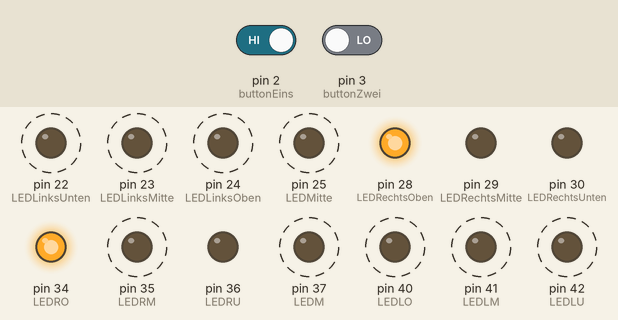
A sketch run on a simulated Arduino Mega 2560, built with avr-gcc and run on an emulated ATmega2560. Parts: output pins drawn as LEDs (lit = HIGH). Dashed ring = blinking. The test bench sets the inputs (shaded band); at power-on: pin 2 (buttonEins) HIGH, pin 3 (buttonZwei) LOW. Random numbers use the default seed unless the sketch sets one.

Above: at 4.85 s.
4.9 s: pin 2 (buttonEins) driven LOW and pin 3 (buttonZwei) driven HIGH
At 6.0 s:
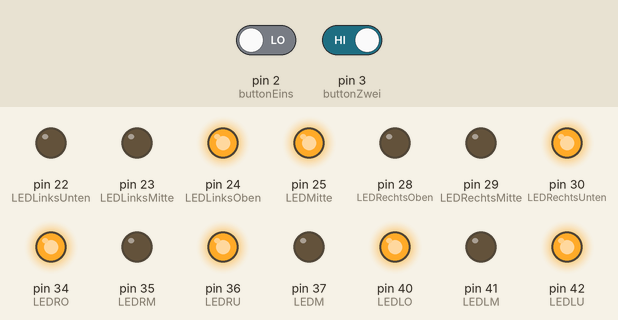
10.8 s: pin 2 (buttonEins) driven HIGH
At 11.6 s:
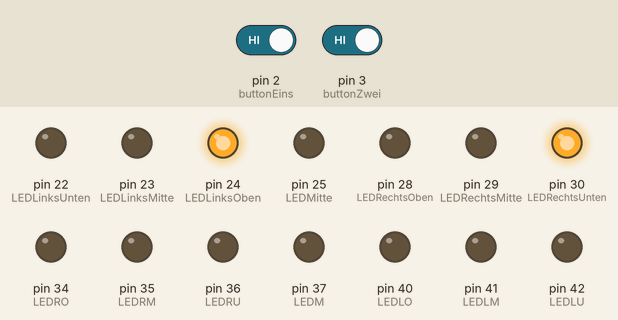
At 15.22 s:
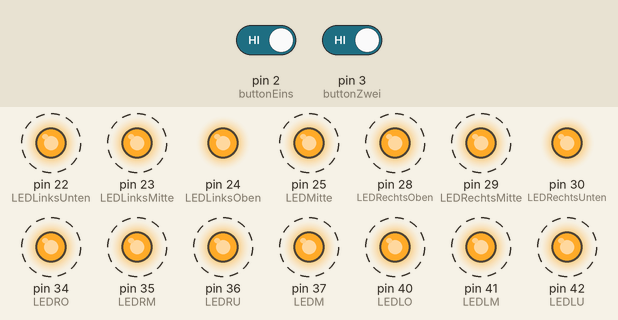
17.2 s: pin 3 (buttonZwei) driven LOW
20.7 s: pin 2 (buttonEins) driven LOW
26.3 s: pin 3 (buttonZwei) driven HIGH
Timing chart, 0 to 54.8 s (numbered marks = the images above; inputs shaded):
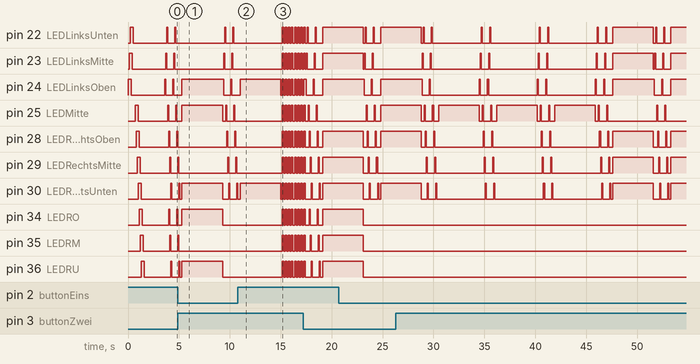

Measured:
- after the input at 10.8 s, pin 34 (LEDRO), pin 35 (LEDRM), pin 36 (LEDRU), pin 37 (LEDM), pin 40 (LEDLO), pin 41 (LEDLM), pin 42 (LEDLU): alternates HIGH for 0.15 s and LOW for 0.15 s, starting after 4.4 s

The sketch:

RandomCubeNumber.ino
```cpp
#include "auslagern.h"

void setup() {
  pinMode(LEDLinksUnten, OUTPUT);
  pinMode(LEDLinksMitte, OUTPUT);
  pinMode(LEDLinksOben, OUTPUT);
  pinMode(LEDMitte, OUTPUT);
  pinMode(LEDRechtsOben, OUTPUT);
  pinMode(LEDRechtsMitte, OUTPUT);
  pinMode(LEDRechtsUnten, OUTPUT);

  pinMode(LEDLU, OUTPUT);
  pinMode(LEDLM, OUTPUT);
  pinMode(LEDLO, OUTPUT);
  pinMode(LEDM, OUTPUT);
  pinMode(LEDRO, OUTPUT);
  pinMode(LEDRM, OUTPUT);
  pinMode(LEDRU, OUTPUT);

  pinMode(buttonEins, INPUT);
  pinMode(buttonZwei, INPUT);

  randomSeed(analogRead(0));

  Start();
}

void loop() {
    while(digitalRead(buttonEins) == HIGH && digitalRead(buttonZwei) == HIGH){
      Ruhemodus();
    }
    if (digitalRead(buttonEins) == LOW){
      WuerfelEinsWuerfelt();
      ZahlEinsLeuchtet();
    }
    if(digitalRead(buttonZwei) == LOW){
      BeideWuerfeln();
      ZahlZweiLeuchtet();
    }

}
```

auslagern.cpp
```cpp
#include "Arduino.h"
#include "auslagern.h"

void aus(){
  digitalWrite(LEDLinksUnten, LOW);
  digitalWrite(LEDLinksMitte, LOW);
  digitalWrite(LEDLinksOben, LOW);
  digitalWrite(LEDMitte, LOW);
  digitalWrite(LEDRechtsOben, LOW);
  digitalWrite(LEDRechtsMitte, LOW);
  digitalWrite(LEDRechtsUnten, LOW);
}
void out(){
  digitalWrite(LEDLU, LOW);
  digitalWrite(LEDLM, LOW);
  digitalWrite(LEDLO, LOW);
  digitalWrite(LEDM, LOW);
  digitalWrite(LEDRO, LOW);
  digitalWrite(LEDRM, LOW);
  digitalWrite(LEDRU, LOW);
}
void eins(){
  digitalWrite(LEDLinksUnten, LOW);
  digitalWrite(LEDLinksMitte, LOW);
  digitalWrite(LEDLinksOben, LOW);
  digitalWrite(LEDMitte, HIGH);
  digitalWrite(LEDRechtsOben, LOW);
  digitalWrite(LEDRechtsMitte, LOW);
  digitalWrite(LEDRechtsUnten, LOW);
}
void zwei(){
  digitalWrite(LEDLinksUnten, LOW);
  digitalWrite(LEDLinksMitte, LOW);
  digitalWrite(LEDLinksOben, HIGH);
  digitalWrite(LEDMitte, LOW);
  digitalWrite(LEDRechtsOben, LOW);
  digitalWrite(LEDRechtsMitte, LOW);
  digitalWrite(LEDRechtsUnten, HIGH);
}
void drei(){
  digitalWrite(LEDLinksUnten, LOW);
  digitalWrite(LEDLinksMitte, LOW);
  digitalWrite(LEDLinksOben, HIGH);
  digitalWrite(LEDMitte, HIGH);
  digitalWrite(LEDRechtsOben, LOW);
  digitalWrite(LEDRechtsMitte, LOW);
  digitalWrite(LEDRechtsUnten, HIGH);
}
void vier(){
  digitalWrite(LEDLinksUnten, HIGH);
  digitalWrite(LEDLinksMitte, LOW);
  digitalWrite(LEDLinksOben, HIGH);
  digitalWrite(LEDMitte, LOW);
  digitalWrite(LEDRechtsOben, HIGH);
  digitalWrite(LEDRechtsMitte, LOW);
  digitalWrite(LEDRechtsUnten, HIGH);
}
void fuenf(){
  digitalWrite(LEDLinksUnten, HIGH);
  digitalWrite(LEDLinksMitte, LOW);
  digitalWrite(LEDLinksOben, HIGH);
  digitalWrite(LEDMitte, HIGH);
  digitalWrite(LEDRechtsOben, HIGH);
  digitalWrite(LEDRechtsMitte, LOW);
  digitalWrite(LEDRechtsUnten, HIGH);
}
void sechs(){
  digitalWrite(LEDLinksUnten, HIGH);
  digitalWrite(LEDLinksMitte, HIGH);
  digitalWrite(LEDLinksOben, HIGH);
  digitalWrite(LEDMitte, LOW);
  digitalWrite(LEDRechtsOben, HIGH);
  digitalWrite(LEDRechtsMitte, HIGH);
  digitalWrite(LEDRechtsUnten, HIGH);
}
void one(){
  digitalWrite(LEDLU, LOW);
  digitalWrite(LEDLM, LOW);
  digitalWrite(LEDLO, LOW);
  digitalWrite(LEDM, HIGH);
  digitalWrite(LEDRO, LOW);
  digitalWrite(LEDRM, LOW);
  digitalWrite(LEDRU, LOW);
}
void two(){
  digitalWrite(LEDLU, LOW);
  digitalWrite(LEDLM, LOW);
  digitalWrite(LEDLO, HIGH);
  digitalWrite(LEDM, LOW);
  digitalWrite(LEDRO, LOW);
  digitalWrite(LEDRM, LOW);
  digitalWrite(LEDRU, HIGH);
}
void three(){
  digitalWrite(LEDLU, LOW);
  digitalWrite(LEDLM, LOW);
  digitalWrite(LEDLO, HIGH);
  digitalWrite(LEDM, HIGH);
  digitalWrite(LEDRO, LOW);
  digitalWrite(LEDRM, LOW);
  digitalWrite(LEDRU, HIGH);
}
void four(){
  digitalWrite(LEDLU, HIGH);
  digitalWrite(LEDLM, LOW);
  digitalWrite(LEDLO, HIGH);
  digitalWrite(LEDM, LOW);
  digitalWrite(LEDRO, HIGH);
  digitalWrite(LEDRM, LOW);
  digitalWrite(LEDRU, HIGH);
}
void five(){
  digitalWrite(LEDLU, HIGH);
  digitalWrite(LEDLM, LOW);
  digitalWrite(LEDLO, HIGH);
  digitalWrite(LEDM, HIGH);
  digitalWrite(LEDRO, HIGH);
  digitalWrite(LEDRM, LOW);
  digitalWrite(LEDRU, HIGH);
}
void six(){
  digitalWrite(LEDLU, HIGH);
  digitalWrite(LEDLM, HIGH);
  digitalWrite(LEDLO, HIGH);
  digitalWrite(LEDM, LOW);
  digitalWrite(LEDRO, HIGH);
  digitalWrite(LEDRM, HIGH);
  digitalWrite(LEDRU, HIGH);
}
void Start(){
  digitalWrite(LEDLinksOben, HIGH);
  delay(100);
  digitalWrite(LEDLinksMitte, HIGH);
  delay(100);
  digitalWrite(LEDLinksUnten, HIGH);
  delay(100);
  digitalWrite(LEDLinksOben, LOW);
  digitalWrite(LEDLO, HIGH);
  delay(100);
  digitalWrite(LEDLinksMitte, LOW);
  digitalWrite(LEDLM, HIGH);
  delay(100);
  digitalWrite(LEDLinksUnten, LOW);
  digitalWrite(LEDLU, HIGH);
  delay(100);
  digitalWrite(LEDLO, LOW);
  digitalWrite(LEDM, HIGH);
  delay(100);
  digitalWrite(LEDLM, LOW);
  digitalWrite(LEDMitte, HIGH);
  delay(100);
  digitalWrite(LEDLU, LOW);
  digitalWrite(LEDRechtsOben, HIGH);
  delay(100);
  digitalWrite(LEDM, LOW);
  digitalWrite(LEDRechtsMitte, HIGH);
  delay(100);
  digitalWrite(LEDMitte, LOW);
  digitalWrite(LEDRechtsUnten, HIGH);
  delay(100);
  digitalWrite(LEDRechtsOben, LOW);
  digitalWrite(LEDRO, HIGH);
  delay(100);
  digitalWrite(LEDRechtsMitte, LOW);
  digitalWrite(LEDRM, HIGH);
  delay(100);
  digitalWrite(LEDRechtsUnten, LOW);
  digitalWrite(LEDRU, HIGH);
  delay(100);
  digitalWrite(LEDRO, LOW);
  delay(100);
  digitalWrite(LEDRM, LOW);
  delay(100);
  digitalWrite(LEDRU, LOW);
  delay(2000);
}
void Ruhemodus(){
  aus();
  out();
  delay(150);
  digitalWrite(LEDLinksOben, HIGH);
  digitalWrite(LEDLinksMitte, HIGH);
  digitalWrite(LEDLinksUnten, HIGH);
  digitalWrite(LEDLO, HIGH);
  digitalWrite(LEDLM, HIGH);
  digitalWrite(LEDLU, HIGH);
  digitalWrite(LEDM, HIGH);
  digitalWrite(LEDMitte, HIGH);
  digitalWrite(LEDRechtsOben, HIGH);
  digitalWrite(LEDRechtsMitte, HIGH);
  digitalWrite(LEDRechtsUnten, HIGH);
  digitalWrite(LEDRO, HIGH);
  digitalWrite(LEDRM, HIGH);
  digitalWrite(LEDRU, HIGH);
  delay(150);
}
void ZahlEinsLeuchtet(){
    aus();
    out();
    int Zufallszahl = random(1,7);
    delay(100);
    if (Zufallszahl == 1){
      eins();
    }
    if (Zufallszahl == 2){
      zwei();
    }
    if (Zufallszahl == 3){
      drei();
    }
    if (Zufallszahl == 4){
      vier();
    }
    if (Zufallszahl == 5){
      fuenf();
    }
    if (Zufallszahl == 6){
      sechs();
    }
    delay(4000);
    aus();
}
void ZahlZweiLeuchtet(){
    aus();
    out();
    int Zufallszahl = random(2,13);
    delay(100);
    if (Zufallszahl == 2){
      one();
      eins();
    }
    if (Zufallszahl == 3){
      two();
      eins();
    }
    if (Zufallszahl == 4){
      drei();
      one();
    }
    if (Zufallszahl == 5){
      two();
      drei();
    }
    if (Zufallszahl == 6){
      two();
      vier();
    }
    if (Zufallszahl == 7){
      four();
      drei();
    }
    if (Zufallszahl == 8){
      three();
      fuenf();
    }
    if (Zufallszahl == 9){
      five();
      vier();
    }
    if (Zufallszahl == 10){
      six();
      vier();
    }
    if (Zufallszahl == 11){
      five();
      sechs();
    }
    if (Zufallszahl == 12){
      six();
      sechs();
    }
    delay(4000);
    out();
    aus();
}
void WuerfelEinsWuerfelt(){
  aus();
  out();
  digitalWrite(LEDLinksOben, HIGH);
  delay(100);
  digitalWrite(LEDLinksOben, LOW);
  digitalWrite(LEDLinksMitte, HIGH);
  delay(100);
  digitalWrite(LEDLinksMitte, LOW);
  digitalWrite(LEDLinksUnten, HIGH);
  delay(100);
  digitalWrite(LEDLinksUnten, LOW);
  digitalWrite(LEDMitte, HIGH);
  delay(100);
  digitalWrite(LEDMitte, LOW);
  digitalWrite(LEDRechtsOben, HIGH);
  delay(100);
  digitalWrite(LEDRechtsOben, LOW);
  digitalWrite(LEDRechtsMitte, HIGH);
  delay(100);
  digitalWrite(LEDRechtsMitte, LOW);
  digitalWrite(LEDRechtsUnten, HIGH);
  delay(100);
  digitalWrite(LEDRechtsUnten, LOW);
  delay(100);
  digitalWrite(LEDLinksOben, HIGH);
  delay(100);
  digitalWrite(LEDLinksOben, LOW);
  digitalWrite(LEDLinksMitte, HIGH);
  delay(100);
  digitalWrite(LEDLinksMitte, LOW);
  digitalWrite(LEDLinksUnten, HIGH);
  delay(100);
  digitalWrite(LEDLinksUnten, LOW);
  digitalWrite(LEDMitte, HIGH);
  delay(100);
  digitalWrite(LEDMitte, LOW);
  digitalWrite(LEDRechtsOben, HIGH);
  delay(100);
  digitalWrite(LEDRechtsOben, LOW);
  digitalWrite(LEDRechtsMitte, HIGH);
  delay(100);
  digitalWrite(LEDRechtsMitte, LOW);
  digitalWrite(LEDRechtsUnten, HIGH);
  delay(100);
  digitalWrite(LEDRechtsUnten, LOW);
  delay(100);
}
void BeideWuerfeln(){
  aus();
  out();
  digitalWrite(LEDLinksOben, HIGH);
  digitalWrite(LEDLO, HIGH);
  delay(100);
  digitalWrite(LEDLinksOben, LOW);
  digitalWrite(LEDLinksMitte, HIGH);
  digitalWrite(LEDLO, LOW);
  digitalWrite(LEDLM, HIGH);
  delay(100);
  digitalWrite(LEDLinksMitte, LOW);
  digitalWrite(LEDLinksUnten, HIGH);
  digitalWrite(LEDLM, LOW);
  digitalWrite(LEDLU, HIGH);
  delay(100);
  digitalWrite(LEDLinksUnten, LOW);
  digitalWrite(LEDMitte, HIGH);
  digitalWrite(LEDLU, LOW);
  digitalWrite(LEDM, HIGH);
  delay(100);
  digitalWrite(LEDMitte, LOW);
  digitalWrite(LEDRechtsOben, HIGH);
  digitalWrite(LEDM, LOW);
  digitalWrite(LEDRO, HIGH);
  delay(100);
  digitalWrite(LEDRechtsOben, LOW);
  digitalWrite(LEDRechtsMitte, HIGH);
  digitalWrite(LEDRO, LOW);
  digitalWrite(LEDRM, HIGH);
  delay(100);
  digitalWrite(LEDRechtsMitte, LOW);
  digitalWrite(LEDRechtsUnten, HIGH);
  digitalWrite(LEDRM, LOW);
  digitalWrite(LEDRU, HIGH);
  delay(100);
  digitalWrite(LEDRechtsUnten, LOW);
  digitalWrite(LEDRU, LOW);
  delay(100);
  digitalWrite(LEDLinksOben, HIGH);
  digitalWrite(LEDLO, HIGH);
  delay(100);
  digitalWrite(LEDLinksOben, LOW);
  digitalWrite(LEDLinksMitte, HIGH);
  digitalWrite(LEDLO, LOW);
  digitalWrite(LEDLM, HIGH);
  delay(100);
  digitalWrite(LEDLinksMitte, LOW);
  digitalWrite(LEDLinksUnten, HIGH);
  digitalWrite(LEDLM, LOW);
  digitalWrite(LEDLU, HIGH);
  delay(100);
  digitalWrite(LEDLinksUnten, LOW);
  digitalWrite(LEDMitte, HIGH);
  digitalWrite(LEDLU, LOW);
  digitalWrite(LEDM, HIGH);
  delay(100);
  digitalWrite(LEDMitte, LOW);
  digitalWrite(LEDRechtsOben, HIGH);
  digitalWrite(LEDM, LOW);
  digitalWrite(LEDRO, HIGH);
  delay(100);
  digitalWrite(LEDRechtsOben, LOW);
  digitalWrite(LEDRechtsMitte, HIGH);
  digitalWrite(LEDRO, LOW);
  digitalWrite(LEDRM, HIGH);
  delay(100);
  digitalWrite(LEDRechtsMitte, LOW);
  digitalWrite(LEDRechtsUnten, HIGH);
  digitalWrite(LEDRM, LOW);
  digitalWrite(LEDRU, HIGH);
  delay(100);
  digitalWrite(LEDRechtsUnten, LOW);
  digitalWrite(LEDRU, LOW);
  delay(100);
}
```

auslagern.h
```cpp
#ifndef AUSLAGERN_H
#define AUSLAGERN_H

//Buttons
const int buttonEins = 2;
const int buttonZwei = 3;

//Würfel Eins
const int LEDLinksUnten = 22;
const int LEDLinksMitte = 23;
const int LEDLinksOben = 24;
const int LEDMitte = 25;
const int LEDRechtsOben = 28;
const int LEDRechtsMitte = 29;
const int LEDRechtsUnten = 30;

//Würfel Zwei
const int LEDRO = 34;
const int LEDRM = 35;
const int LEDRU = 36;
const int LEDM = 37;
const int LEDLO = 40;
const int LEDLM = 41;
const int LEDLU = 42;


void aus();
void out();

void eins();
void zwei();
void drei();
void vier();
void fuenf();
void sechs();

void one();
void two();
void three();
void four();
void five();
void six();

void Start();
void Ruhemodus();

void ZahlEinsLeuchtet();
void ZahlZweiLeuchtet();

void WuerfelEinsWuerfelt();
void BeideWuerfeln();


#endif
```
